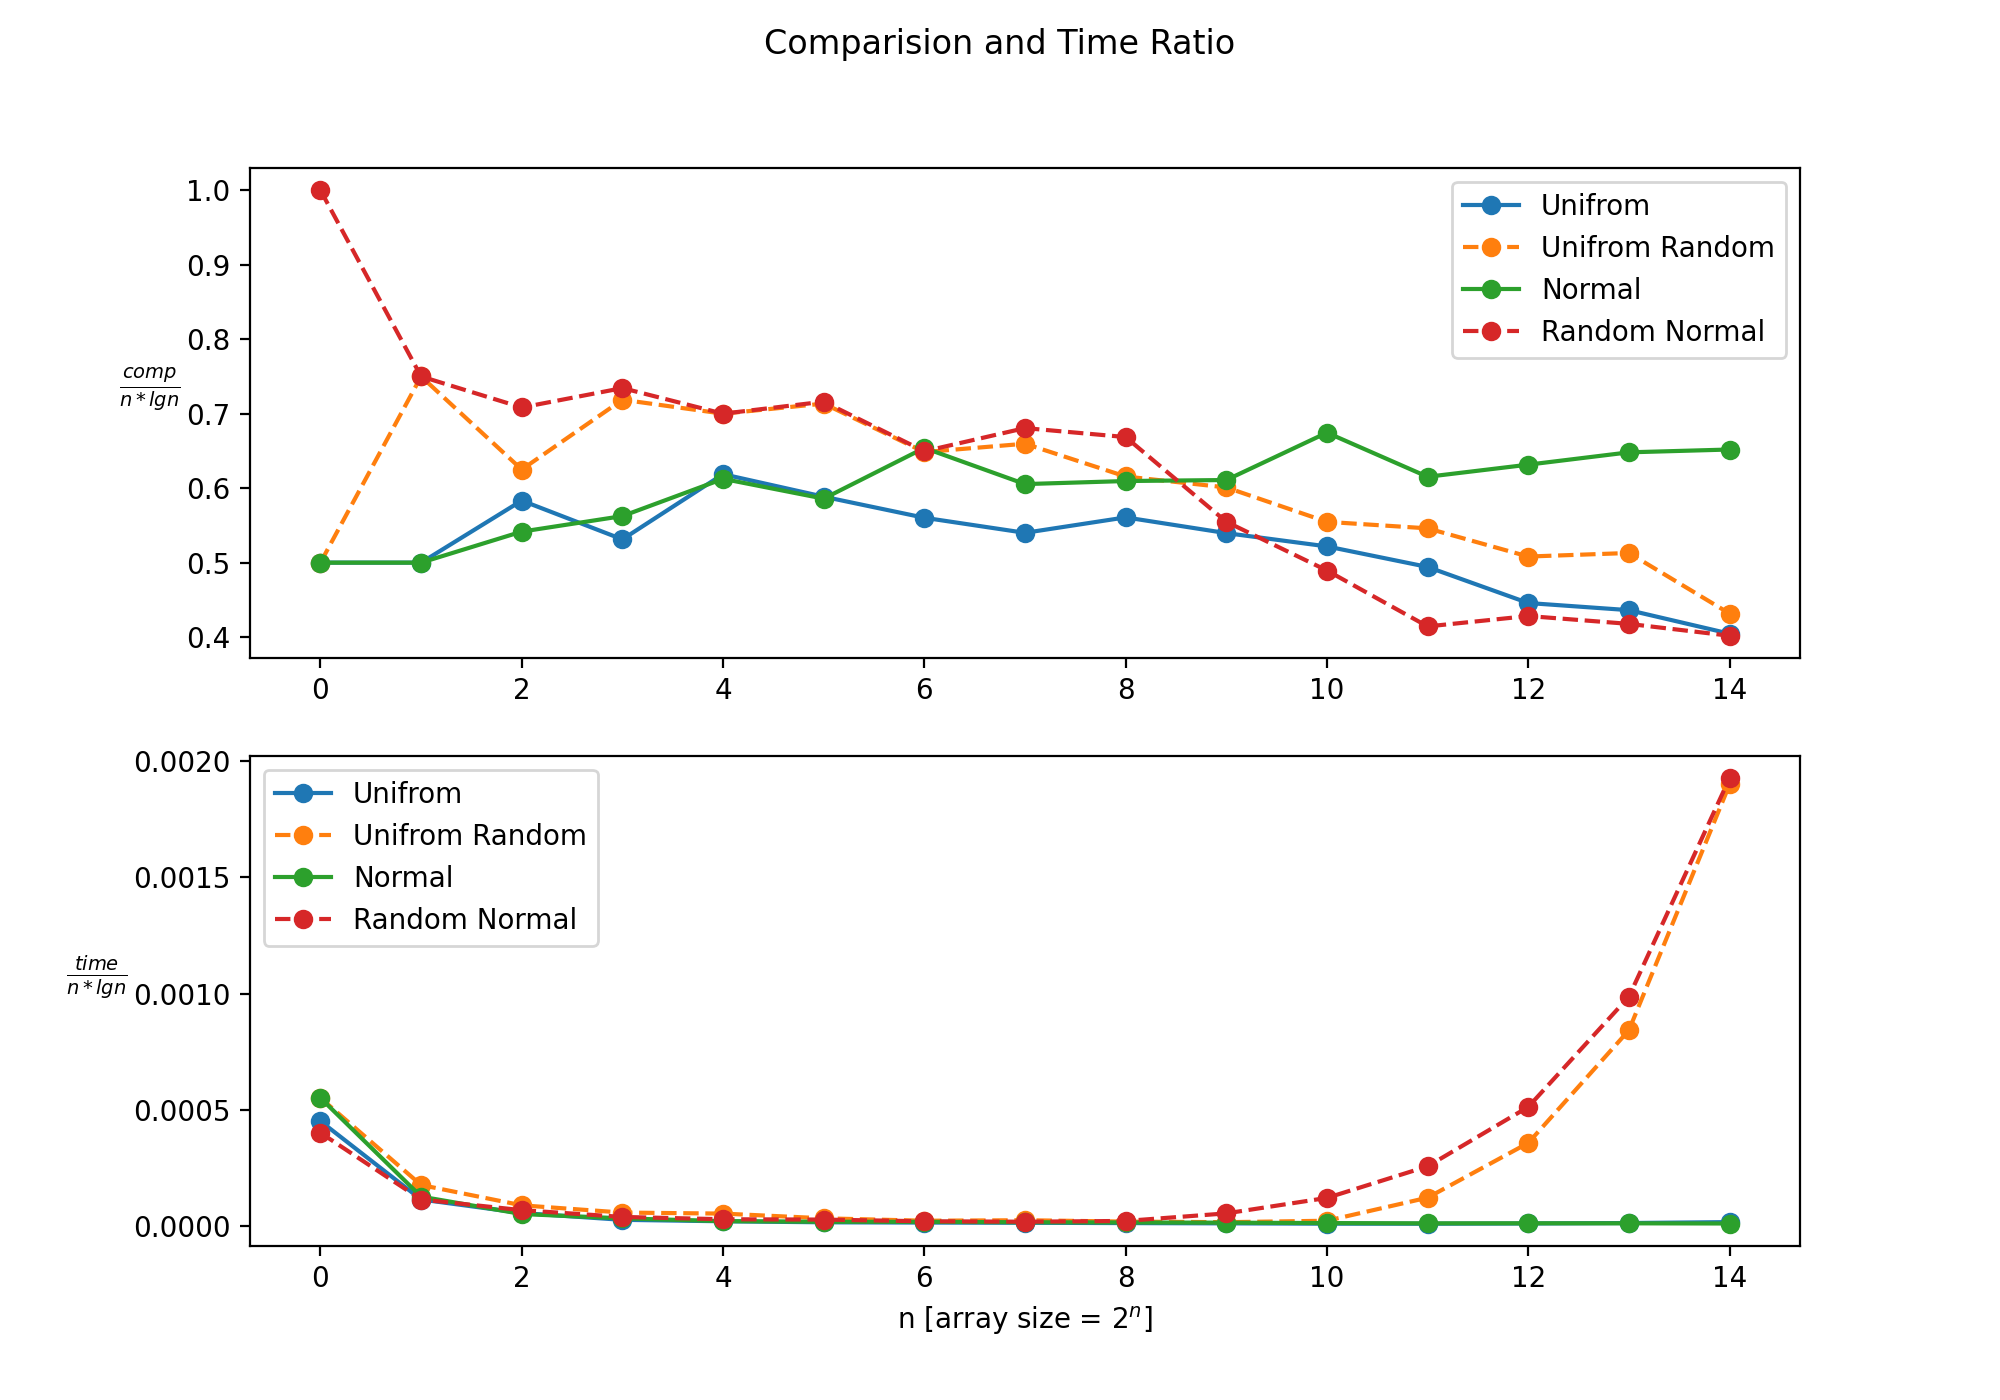

This figure's Python source:
import matplotlib.pyplot as plt
import math


def getCompArray(name):
    f = open(name)
    data = f.read()
    count = [int(x.split(', ')[0]) for x in data.split('\n')[:-1]]
    #avg_time = [float(x.split(', ')[1]) for x in data.split('\n')[:-1]]
    comp = [int(x.split(', ')[2]) for x in data.split('\n')[:-1]]

    comp_ratio = [(c/(n*math.log2(n))) for c, n in zip(comp, count)]
    return comp_ratio


def getTimeArray(name):
    f = open(name)
    data = f.read()
    count = [int(x.split(', ')[0]) for x in data.split('\n')[:-1]]
    avg_time = [float(x.split(', ')[1]) for x in data.split('\n')[:-1]]
    #comp = [int(x.split(', ')[2]) for x in data.split('\n')[:-1]]

    comp_ratio = [(t/(n*math.log2(n))) for t, n in zip(avg_time, count)]
    return comp_ratio


fig, axis = plt.subplots(2, 1, figsize=(10, 7))

fig.suptitle('Comparision and Time Ratio')


axis[0].plot(getCompArray("Uniform_comparisons.txt"), 'o-', label='Unifrom')
axis[0].plot(getCompArray("RQS_uniform_comparisons.txt"),
             'o--', label='Unifrom Random')
axis[0].plot(getCompArray("Normal_comparisons.txt"), 'o-', label='Normal')
axis[0].plot(getCompArray("RQS_normal_comparisons.txt"),
             'o--', label='Random Normal')
axis[0].legend()
axis[0].set_ylabel(r'$\frac{comp}{n*lgn}$', rotation=0, labelpad=13)

axis[1].plot(getTimeArray("Uniform_comparisons.txt"), 'o-', label='Unifrom')
axis[1].plot(getTimeArray("RQS_uniform_comparisons.txt"),
             'o--', label='Unifrom Random')
axis[1].plot(getTimeArray("Normal_comparisons.txt"), 'o-', label='Normal')
axis[1].plot(getTimeArray("RQS_normal_comparisons.txt"),
             'o--', label='Random Normal')
axis[1].legend()
axis[1].set_ylabel(r'$\frac{time}{n*lgn}$', rotation=0, labelpad=13)

plt.xlabel(r'n [array size = $2^n$]')

plt.show()
